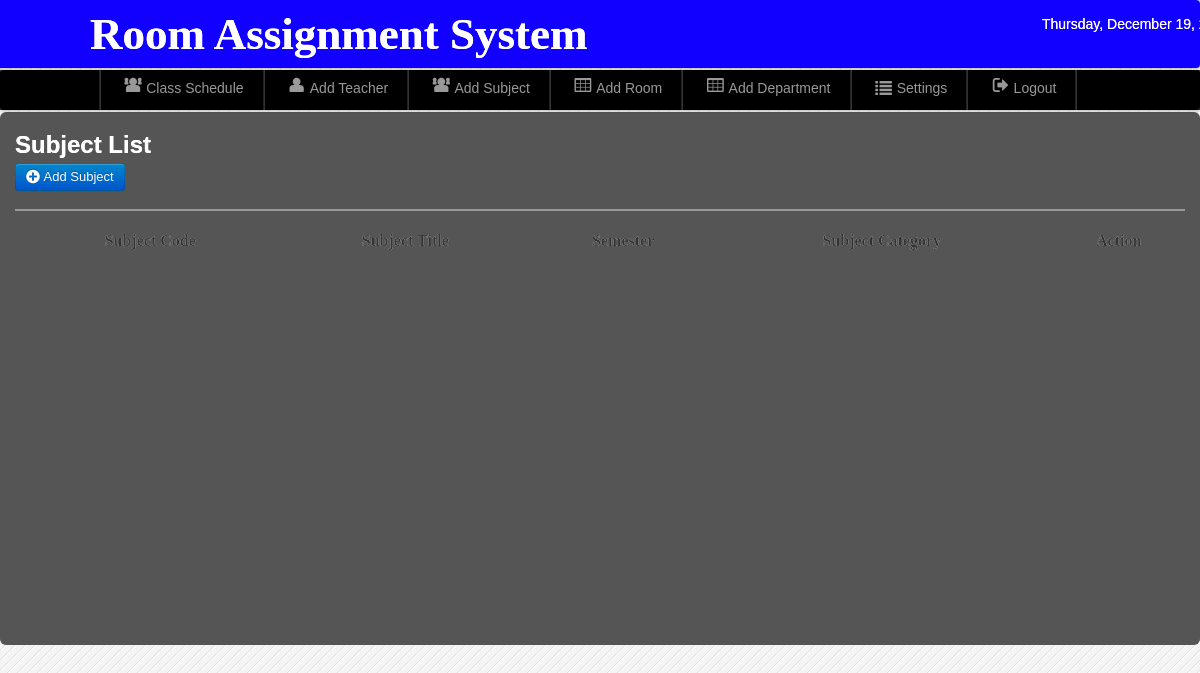
/admin/subject.php (signed in), run on an earlier commit of the app's database.
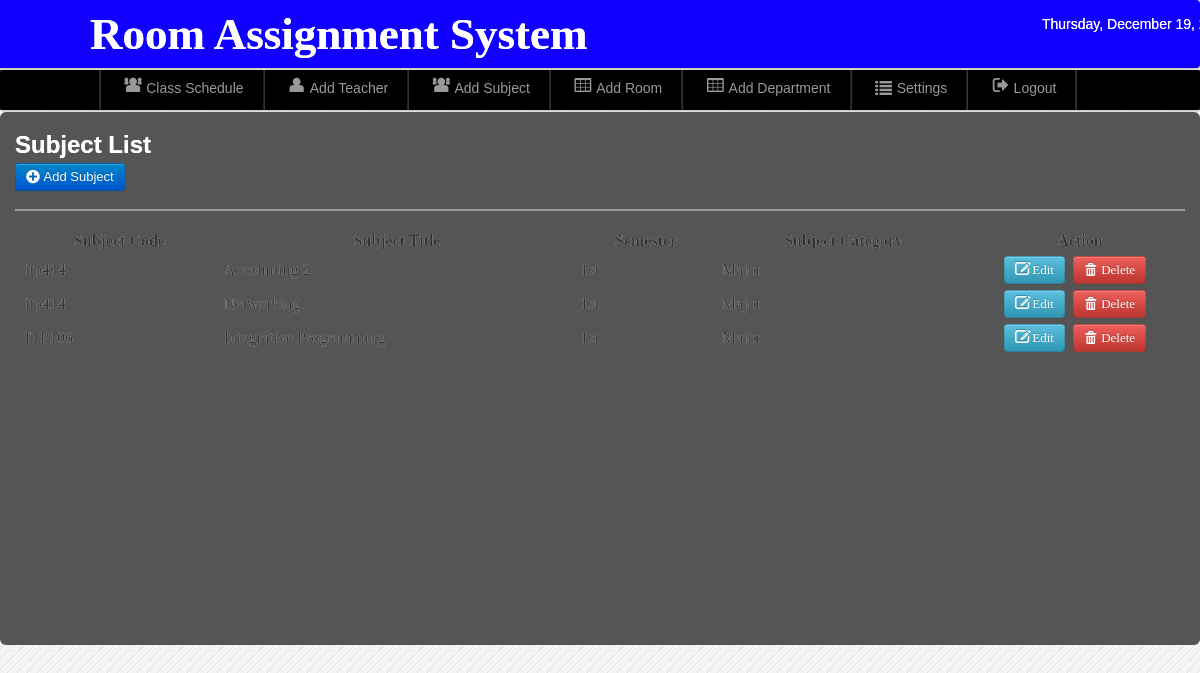
And on a later commit of the database.
### tables this page shows
CREATE TABLE `subject` (
  `Subject_id` int(11) NOT NULL,
  `subject_code` varchar(100) NOT NULL,
  `subject_title` varchar(100) NOT NULL,
  `subject_category` varchar(100) NOT NULL,
  `semester` varchar(50) NOT NULL,
  `Lab_hours` varchar(50) NOT NULL,
  `lecture_hours` varchar(50) NOT NULL,
  `total` varchar(40) NOT NULL
);

### admin/subject.php (the view, shortened to what this page needs)
<?php
include('./components/header.php');
include('./connection/dbcon.php');
include('./components/nav-top1.php');
include('./components/main.php');
?>
<div class="wrapper">
<div id="element" class="hero-body-subject-add">
<div class="nav-content">
<h2><font color="white">Subject List</font></h2>
	<a class="btn btn-primary"  href="add_subject.php">  <i class="icon-plus-sign icon-large"></i>&nbsp;Add Subject</a>
	<hr>
	<table class="users-table">
<div class="demo_jui">
		<table cellpadding="0" cellspacing="0" border="0" class="display" id="log" class="jtable">
			<thead>
				<tr>
				<th>Subject Code</th>
				<th>Subject Title</th>
				<th>Semester</th>
				<th>Subject Category</th>
				<th>Action</th>
				</tr>
			</thead>
			<tbody>
<?php
$result=mysqli_query($conn,"select * from subject")or die(mysqli_error());
while($row=mysqli_fetch_array($result)){ $id=$row['Subject_id'];
 ?>
<tr class="del<?php echo $id ?>">
	<td><?php echo $row['subject_code']; ?></td>
	<td><?php echo $row['subject_title']; ?></td>
	<td><?php echo $row['semester']; ?></td>
	<td><?php echo $row['subject_category']; ?></td>
	<td align="center" width="200">
	<a class="btn btn-info" href="edit_subject.php<?php echo '?id='.$id; ?>"><i class="icon-edit icon-large"></i>&nbsp;Edit</a>&nbsp;
	<a class="btn btn-danger1"  data-toggle="modal" href="#<?php echo $id; ?>">  <i class="icon-trash icon-large"></i>&nbsp;Delete</a>
</td>
<?php } ?>
	</tr>
			</tbody>
		</table>
</div>
	</div>
</div>
</body>

What changed in the data, as far as the page shows it:
added subject: subject_code "itp414", subject_title "Accounting 2", semester "1st", subject_category "Major"
added subject: subject_code "itp414", subject_title "Networking", semester "1st", subject_category "Major"
added subject: subject_code "ITP106", subject_title "Integrative Programming", semester "1st", subject_category "Major"
